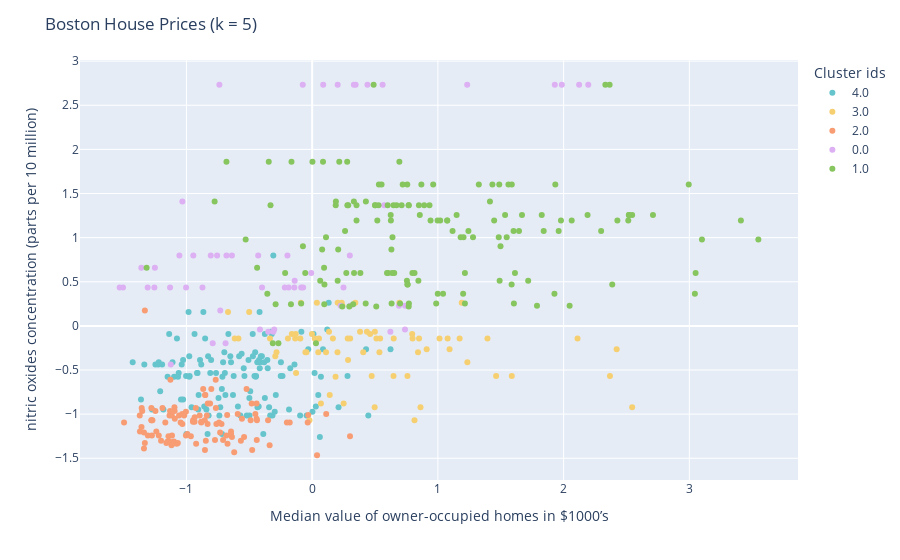
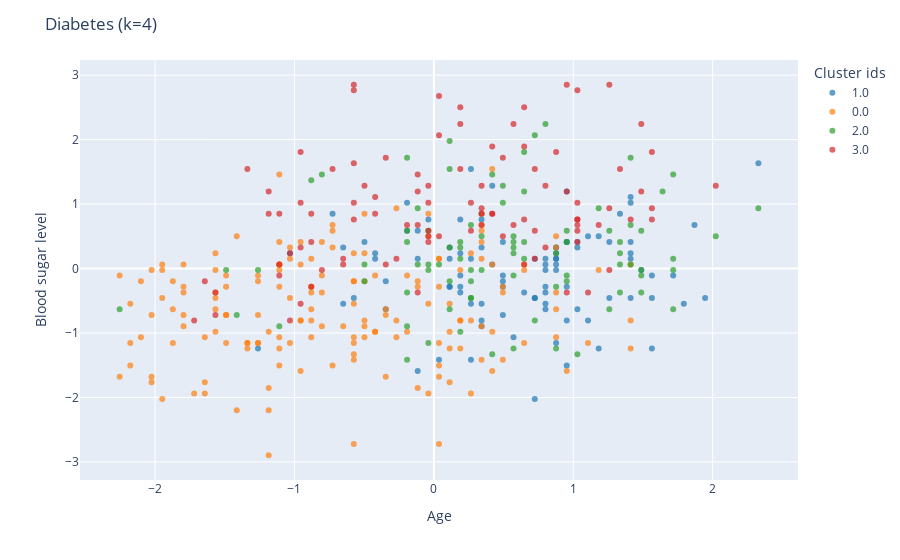

These figures' notebook cell, in order:
### Code cell
from sklearn.datasets import load_diabetes,load_boston
from sklearn import preprocessing
import plotly.express as px
import numpy as np

def main():
    X,y = load_boston(return_X_y=True)
    X = np.delete(X, [3,8], axis=1)
    scaler = preprocessing.StandardScaler().fit(X)
    X = scaler.transform(X)
    k = 5
    model = Kmeans(k=k)
    model.fit(X)
    cluster_ids = model.cluster_ids
    cluster_ids = cluster_ids.tolist()
    cluster_ids = [str(s) for s in cluster_ids]
    fig = px.scatter(x=X[:, -1],
                     y=X[:, 3],
                     color=cluster_ids,
                     color_discrete_sequence=px.colors.qualitative.Pastel)
    fig.update_layout(xaxis_title="Median value of owner-occupied homes in $1000’s",
                      yaxis_title="nitric oxides concentration (parts per 10 million)",
                      title="Boston House Prices (k = {})".format(k),
                      legend_title_text = "Cluster ids")
    fig.show()
    X,y = load_diabetes(return_X_y=True)
    scaler = preprocessing.StandardScaler().fit(X)
    X = scaler.transform(X)
    k = 4
    model = Kmeans(k=k)
    model.fit(X)
    cluster_ids = model.cluster_ids
    cluster_ids = cluster_ids.tolist()
    cluster_ids = [str(s) for s in cluster_ids]
    fig = px.scatter(x=X[:, 0],
                     y=X[:, -1],
                     color=cluster_ids,
                     color_discrete_sequence=px.colors.qualitative.D3,
                     opacity=0.7)
    fig.update_layout(xaxis_title="Age",
                      yaxis_title="Blood sugar level",
                      title="Diabetes (k={})".format(k),
                      legend_title_text = "Cluster ids")
    fig.show()
if __name__ == "__main__":
    main()
